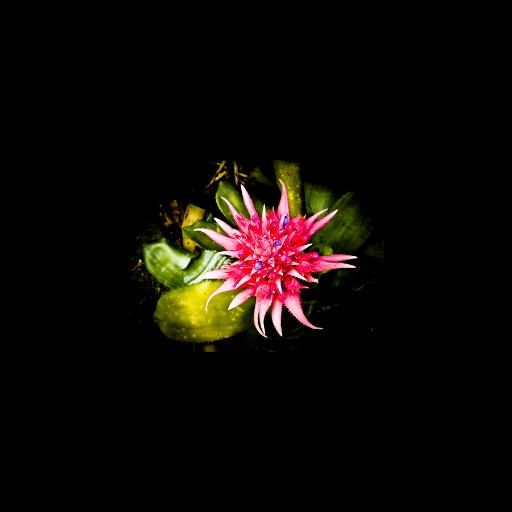
#> input picture Images/Flower.png, 512 x 512 px
$ python rgb_split.py
#> lines starting #> are read from the running program, lines starting #| are printed output that depends on the picture
### utils.py
import numpy as np
from PIL import Image
from matplotlib import pyplot as plt


# [15 lines left out: function gauss_function, not called in this run]

def load_images(paths_to_images):
    return [load_image(path_to_image) for path_to_image in paths_to_images]

def load_image(path_to_image):
#> called with path_to_image = 'Images/Flower.png'
    with Image.open(path_to_image) as image_file:
#> image_file is the input picture: PIL image 512x512 RGBA; mean R, G, B, A 14.8, 9.8, 5.7, 255
        image_array = np.asarray(image_file)[:,:,:3]/255.
    return image_array

# [7 lines left out: function show_image, not called in this run]

def show_multiple_images(images, titles=None):
    n = len(images)
    if titles is None:
        titles = n * [None]
    fig, axs = plt.subplots(1, n, figsize=(n*(5.5),5))
    for ax, title, image in zip(axs.reshape((-1,)), titles, images):
        if title is not None:
            ax.set_title(title)
        ax.axis('off')
        ax.imshow(image, cmap='gray',vmin=0., vmax=1.)
    plt.show(block=False)

# [69 lines left out: functions plot_hist, show_image_with_hist, plot_time_and_freq, show_time_and_freq_2d, not called in this run]


### color.py
import numpy as np


def rgb_split(image_rgb):
    """Splits an rgb-image into its separate channels.

    Args:
        image_rgb: An rgb-image represented by a numpy array of the shape (h, w, 3).

    Returns:
        A list containing three numpy arrays, each one has the shape (h, w, 3).
        Each array represents an image where only one color channel of the original image is preserved.
        The order of the preserved channels is red, green, blue.
    """
    result = []

    for channel_index in range(0, image_rgb.shape[2]):
        channel = np.empty_like(image_rgb)
        channel[:, :, channel_index] = image_rgb[:, :, channel_index]
        result.append(channel)
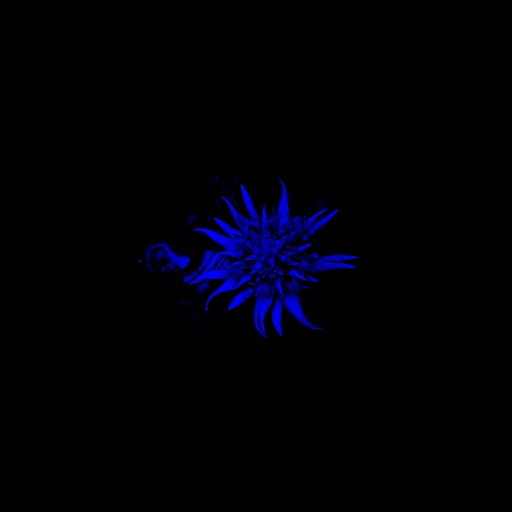
#> channel: shape (512, 512, 3) float64; mean R, G, B 0, 0, 0.0225
#> after the loop, result = 3 items

    return result


# [32 lines left out: functions gamma_correction, rgb_to_gray, not called in this run]

### rgb_split.py
import sys

from matplotlib import pyplot as plt
from color import rgb_split
from utils import load_image, show_multiple_images


def show_rgb_split(img_path='Images/Flower.png'):
    image_rgb = load_image(path_to_image=img_path)
    splits = rgb_split(image_rgb)
#> splits = 3 items
    show_multiple_images([image_rgb] + splits)
#> in show_multiple_images, `n = len(images)`: n = 4
#> in show_multiple_images, `titles = n * [None]`: titles = 4 items
#> the loop in show_multiple_images, `for ax, title, image in zip(axs.reshape((-1,)), titles, images):` made 4 passes
#> in show_multiple_images, `plt.show(block=False)`:
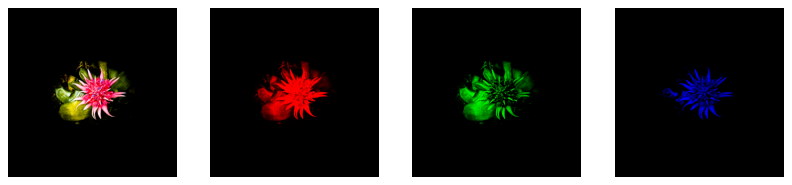
#> figure drawn by matplotlib, 4 panels
    plt.show()


if __name__ == '__main__':
    if len(sys.argv) > 1:
        args = globals()
        for i in range(1, len(sys.argv)):
            show_rgb_split(sys.argv[i])
    else:
        show_rgb_split()
